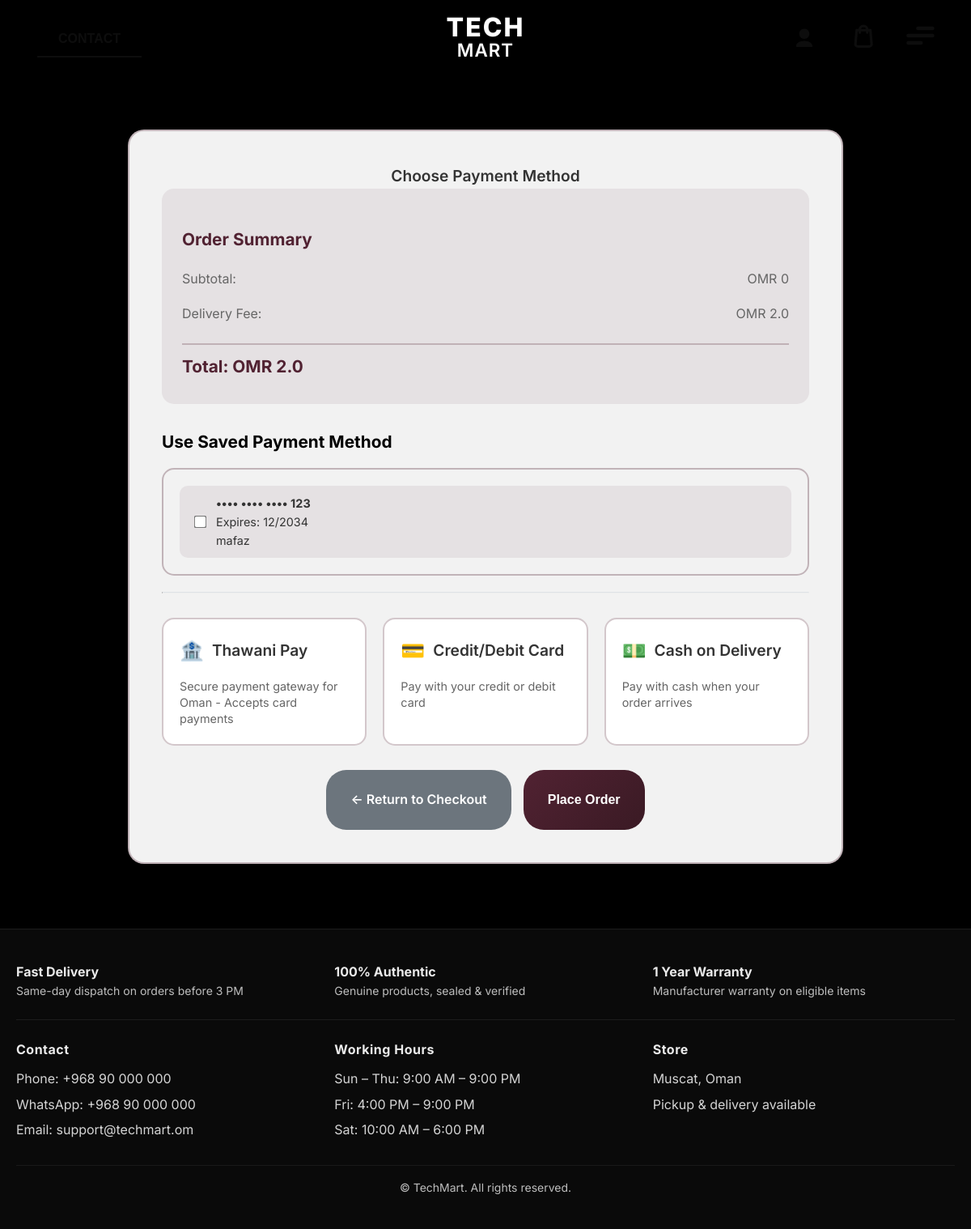
Screenshot of /payment/ (signed in) with the database file from the repository.
### shop/models.py (models this page shows, shortened)
class SavedPaymentMethod(models.Model):
    CARD_TYPES = [
        ('visa', 'Visa'),
        ('mastercard', 'Mastercard'),
        ('amex', 'American Express'),
        ('discover', 'Discover'),
        ('other', 'Other'),
    ]
    user = models.ForeignKey(User, on_delete=models.CASCADE, related_name='saved_payment_methods')
    cardholder_name = models.CharField(max_length=100)
    card_type = models.CharField(max_length=20, choices=CARD_TYPES)
    last_four = models.CharField(max_length=4)
    expiry_month = models.CharField(max_length=2)
    expiry_year = models.CharField(max_length=4)
    is_primary = models.BooleanField(default=False)
    created_at = models.DateTimeField(auto_now_add=True)
    updated_at = models.DateTimeField(auto_now=True)
    class Meta:
        verbose_name_plural = "Saved Payment Methods"
        ordering = ['-is_primary', '-created_at']

### shop/views.py (the view, shortened to what this page needs)
# urls.py: path('payment/', views.payment, name='payment'),
def payment(request):
    cart = request.session.get('cart', {})
    items = []
    total_price = 0
    from decimal import Decimal
    delivery_fee = Decimal('2.0') if total_price < Decimal('20.0') else Decimal('0.0')
    final_total = total_price + delivery_fee
    username = request.session.get('username')
    saved_cards = []
    categories = Category.objects.filter(parent__isnull=True)
    try:
        user, created = User.objects.get_or_create(username=username)
        saved_cards = SavedPaymentMethod.objects.filter(user=user).order_by('-is_primary', '-created_at')
    except:
        pass
    context = {
        'cart': {
            'items': items,
            'total_price': total_price,
            'delivery_fee': delivery_fee,
            'final_total': final_total,
        },
        'saved_cards': saved_cards,
        'categories': categories
    }
    return render(request, 'shop/payment.html', context)

### shop/context_processors.py (called while the page is built)
def cart_quantity(request):
    cart = request.session.get('cart', {})
    cart_quantity = sum(cart.values()) if cart else 0
    return {'cart_quantity': cart_quantity}

### shop/templates/shop/payment.html (shortened to what this page needs)
{% extends 'shop/base.html' %}
{% block content %}
<nav class="navbar">
    <div class="nav-container">
        <a href="{% url 'home' %}" class="brand-logo">
            <div class="logo-text">
                <span class="logo-main">TECH</span>
                <span class="logo-sub">MART</span>
            </div>
        </a>
    </div>
</nav>
<div class="main-content">
    <div class="payment-container">
        <div class="payment-title">Choose Payment Method</div>
        <div class="order-summary">
            <h3>Order Summary</h3>
            <div class="total-breakdown">
                <div class="subtotal"><span>Subtotal:</span><span>OMR {{ cart.total_price }}</span></div>
                <div class="delivery-fee"><span>Delivery Fee:</span><span>{% if cart.delivery_fee > 0 %}OMR {{ cart.delivery_fee }}{% else %}FREE{% endif %}</span></div>
                <div class="final-total"><strong>Total: OMR {{ cart.final_total }}</strong></div>
            </div>
        </div>
        {% if saved_cards %}
        <div class="saved-payment-section">
            <h3>Use Saved Payment Method</h3>
            <div class="saved-cards">
                {% for card in saved_cards %}
                <div class="saved-card-option">
                    <input type="checkbox" name="saved_payment" id="card_{{ card.id }}" value="{{ card.id }}">
                    <label for="card_{{ card.id }}">
                        <div class="card-info">
                            <strong>•••• •••• •••• {{ card.last_four }}</strong><br>
                            <span>Expires: {{ card.expiry_month }}/{{ card.expiry_year }}</span><br>
                            <span>{{ card.cardholder_name }}</span>
                        </div>
                    </label>
                </div>
                {% endfor %}
            </div>
            <hr class="divider">
        </div>
        {% endif %}
        <div class="payment-methods">
            <div class="payment-method" onclick="selectPayment('thawani')">
                <div class="payment-method-header"><div class="payment-icon">🏦</div><h4 class="payment-title">Thawani Pay</h4></div>
                <div class="payment-description">Secure payment gateway for Oman - Accepts card payments</div>
            </div>
            <div class="payment-method" onclick="selectPayment('card')">
                <div class="payment-method-header"><div class="payment-icon">💳</div><h4 class="payment-title">Credit/Debit Card</h4></div>
                <div class="payment-description">Pay with your credit or debit card</div>
            </div>
            <div class="payment-method" onclick="selectPayment('cod')">
                <div class="payment-method-header"><div class="payment-icon">💵</div><h4 class="payment-title">Cash on Delivery</h4></div>
                <div class="payment-description">Pay with cash when your order arrives</div>
            </div>
        </div>
        <div class="button-group">
            <a href="{% url 'checkout' %}" class="return-btn">← Return to Checkout</a>
            <button type="button" class="place-order-btn" onclick="placeOrder()">Place Order</button>
        </div>
    </div>
</div>
{% endblock %}

### shop/templates/shop/base.html (style rules this page uses)
html, body { margin: 0; padding: 0; width: 100%; overflow-x: hidden; }
body { font-family: 'Inter', -apple-system, BlinkMacSystemFont, 'Segoe UI', Roboto, sans-serif; background:#133743; min-height: 100vh; color: #1a1a1a; line-height: 1.6; padding-top: 80px; }
.navbar { background: rgba(0, 0, 0, 0.95); backdrop-filter: none; padding: 20px 0; box-shadow: 0 4px 20px rgba(0,0,0,0.3); position: fixed; top: 0; z-index: 1000; width: 100%; left: 0; right: 0; box-sizing: border-box; border-bottom: none; transition: all 0.3s ease; }
.nav-container { position: relative; max-width: 1400px; margin: 0 auto; display: flex; justify-content: space-between; align-items: center; padding: 0 40px; width: 100%; box-sizing: border-box; }
.brand-logo { display: flex; align-items: center; text-decoration: none; color: inherit; }
.logo-text { display: flex; flex-direction: column; align-items: center; }
.logo-main { font-size: 2em; font-weight: 800; color: #ffffff; letter-spacing: 2px; line-height: 0.9; }
.logo-sub { font-size: 1.4em; font-weight: 600; color: white; letter-spacing: 1px; margin-top: -5px; }
button { text-decoration: none; border: none; background-color: transparent; }

### rows the page displays
SavedPaymentMethod: last_four "123", expiry_month "12", expiry_year "2034", cardholder_name "mafaz"

### other values shown
{{ cart.total_price }} "0"
{{ cart.delivery_fee }} "2.0"
{{ cart.final_total }} "2.0"
